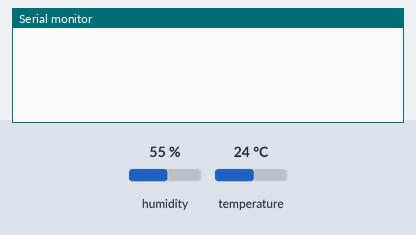
A sketch run on a simulated ESP32. On the bench: the last lines printed to the serial monitor. Inputs (shaded band) come from the test bench; at power-on: humidity 55 %, temperature 24 °C. A WiFi scan finds three made-up networks.

Above: at 3.2 s.
3.3 s: humidity set to 22 %
At 11.3 s:
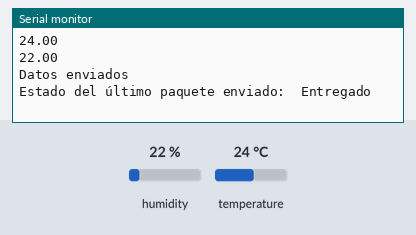
16.8 s: temperature set to 12 °C
30.3 s: humidity set to 40 %
At 41.3 s:
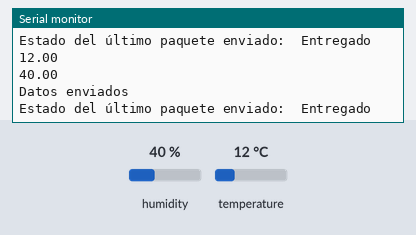
Timing chart, 0 to 42.8 s (numbered marks = the images above; inputs shaded):
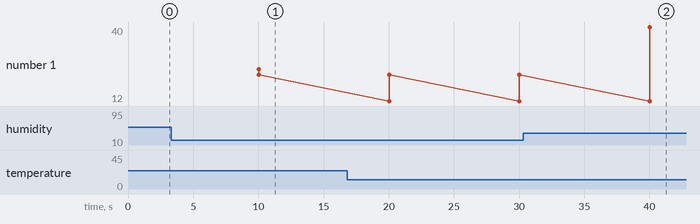

The sketch:

ESPNowEmisor.ino
```cpp
#include <esp_now.h>
#include <esp_wifi.h>
#include <WiFi.h>
#include <Adafruit_Sensor.h> //DHT sensor library esp32
#include <DHT.h>

// Configura la ID de la placa de desarrollo
#define BOARD_ID 1

// Pin del sensor DHT
#define DHTPIN 4

// Descomenta el tipo de sensor usado:
#define DHTTYPE    DHT11
//#define DHTTYPE    DHT22
//#define DHTTYPE    DHT21

DHT dht(DHTPIN, DHTTYPE);

// Direción MAC del receptor
uint8_t broadcastAddress[] = {0x08, 0x3A, 0xF2, 0x85, 0xE1, 0x68};

// Estructura del mensaje de datos DHT
typedef struct struct_message {
    int id;
    float temp;
    float hum;
    int readingId;
} struct_message;

// Mensaje con los datos
struct_message myData;

unsigned long previousMillis = 0;   // Almacena los últimos datos publicados
const long interval = 10000;        // Intervalo de lectura del sensor DHT

unsigned int readingId = 0;

// Nombre de la conexión devuelve el canal
constexpr char WIFI_SSID[] = "studiomiranda";

int32_t getWiFiChannel(const char *ssid) {
  if (int32_t n = WiFi.scanNetworks()) {
      for (uint8_t i=0; i<n; i++) {
          if (!strcmp(ssid, WiFi.SSID(i).c_str())) {
              return WiFi.channel(i);
          }
      }
  }
  return 0;
}

float readDHTTemperature() {

  // Lectura de la temperatura en centígrados
  float t = dht.readTemperature();

  // Comprueba si las lecturas son válidas
  if (isnan(t)) {
    Serial.println("¡A ocurrido un fallo en la lectura del sensor DHT!");
    return 0;
  }
  else {
    Serial.println(t);
    return t;
  }
}

float readDHTHumidity() {
  // Lectura del sensor de humedad
  float h = dht.readHumidity();
  if (isnan(h)) {
    Serial.println("¡A ocurrido un fallo en la lectura del sensor DHT!");
    return 0;
  }
  else {
    Serial.println(h);
    return h;
  }
}

// Notifica si los datos han sido recibidos
void OnDataSent(const uint8_t *mac_addr, esp_now_send_status_t status) {
  Serial.print("\r\nEstado del último paquete enviado:\t");
  Serial.println(status == ESP_NOW_SEND_SUCCESS ? "Entregado" : "A ocurrido un error en la entrega");
}

void setup() {
  // Configuramos los baudios
  Serial.begin(115200);

  dht.begin();

  // Configuramos la conexión WiFi como ESTACIÓN
  WiFi.mode(WIFI_STA);

  // Obtenemos el canal
  int32_t channel = getWiFiChannel(WIFI_SSID);

  WiFi.printDiag(Serial); // Muestra el canal
  esp_wifi_set_promiscuous(true);
  esp_wifi_set_channel(channel, WIFI_SECOND_CHAN_NONE);
  esp_wifi_set_promiscuous(false);
  WiFi.printDiag(Serial); // Verifica que el canal no ha cambiado

  // Inicia la conexión ESP-NOW
  if (esp_now_init() != ESP_OK) {
    Serial.println("A ocurrido un error al iniciar ESP-NOW");
    return;
  }

  // Registramos/nofificación los envíos de los paquetes
  esp_now_register_send_cb(OnDataSent);

  // Regitramos el emparejamiento
  esp_now_peer_info_t peerInfo;
  memcpy(peerInfo.peer_addr, broadcastAddress, 6);
  peerInfo.encrypt = false;

  // Añadir par (emparejar)
  if (esp_now_add_peer(&peerInfo) != ESP_OK){
    Serial.println("A ocurrido un error de emparejamiento");
    return;
  }
}

void loop() {
  unsigned long currentMillis = millis();
  if (currentMillis - previousMillis >= interval) {
    // Actualiza el tiempo de la nueva lectura publicada
    previousMillis = currentMillis;
    // Actualiza los Datos del sensor DHT de la placa de desarrollo
    myData.id = BOARD_ID;
    myData.temp = readDHTTemperature();
    myData.hum = readDHTHumidity();
    myData.readingId = readingId++;

    // Envía el mensaje a la placa dirección MAC
    esp_err_t result = esp_now_send(broadcastAddress, (uint8_t *) &myData, sizeof(myData));
    if (result == ESP_OK) {
      Serial.println("Datos enviados");
    }
    else {
      Serial.println("A ocurrido un error en el envío de datos");
    }
  }
}
```

Measured:
- after the input at 3.3 s, the serial monitor: prints a new line after 6.7 s (image 1)
- after the input at 30.3 s, the serial monitor: prints a new line after 9.7 s (image 2)
- plotted number 1: 22 → 40 after the input at 30.3 s
